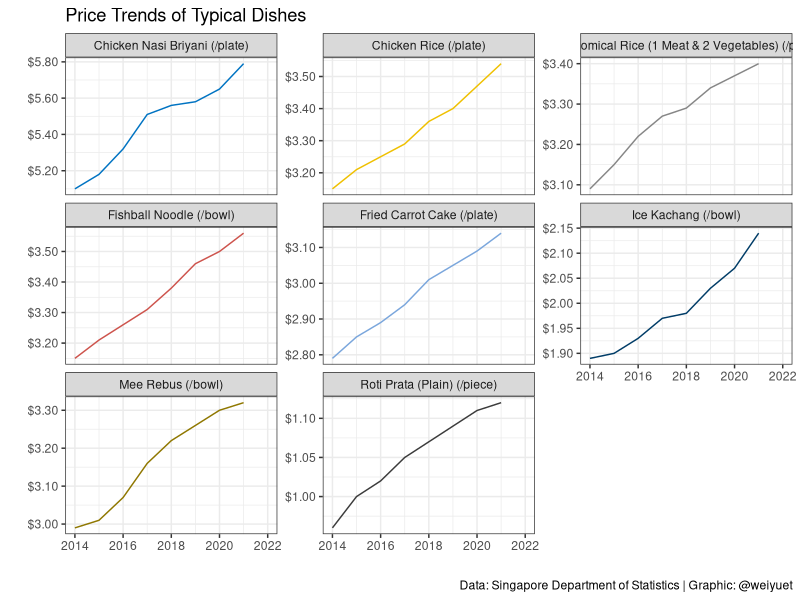
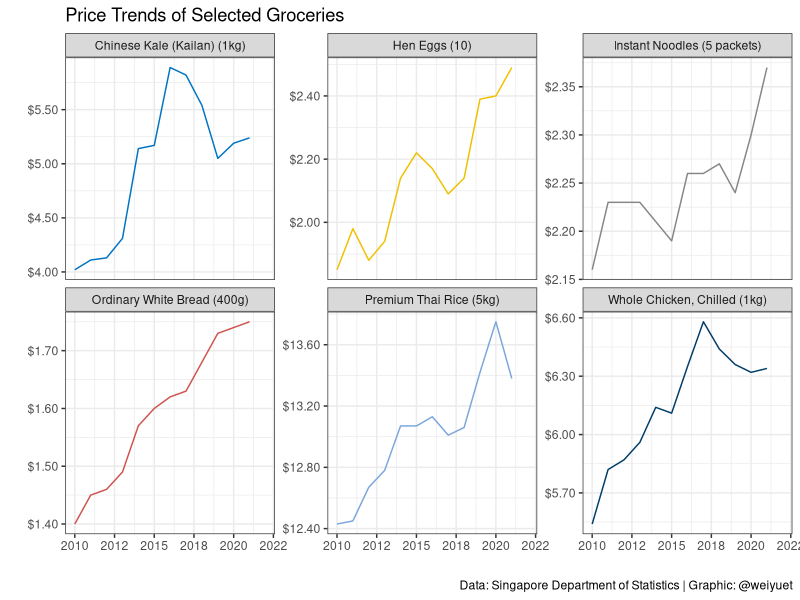
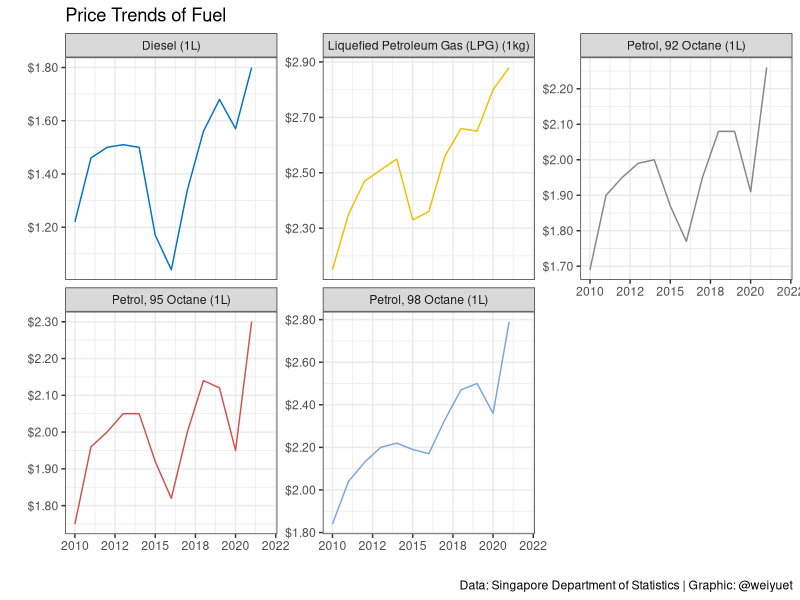
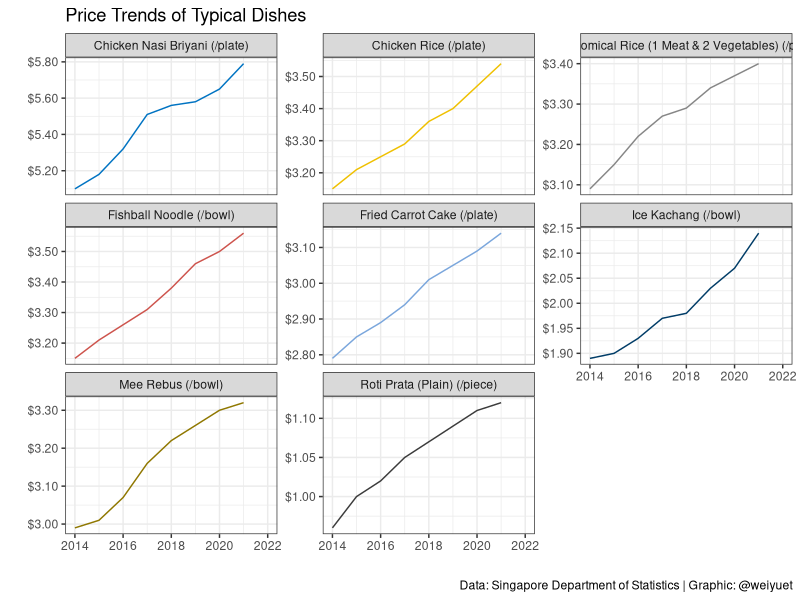
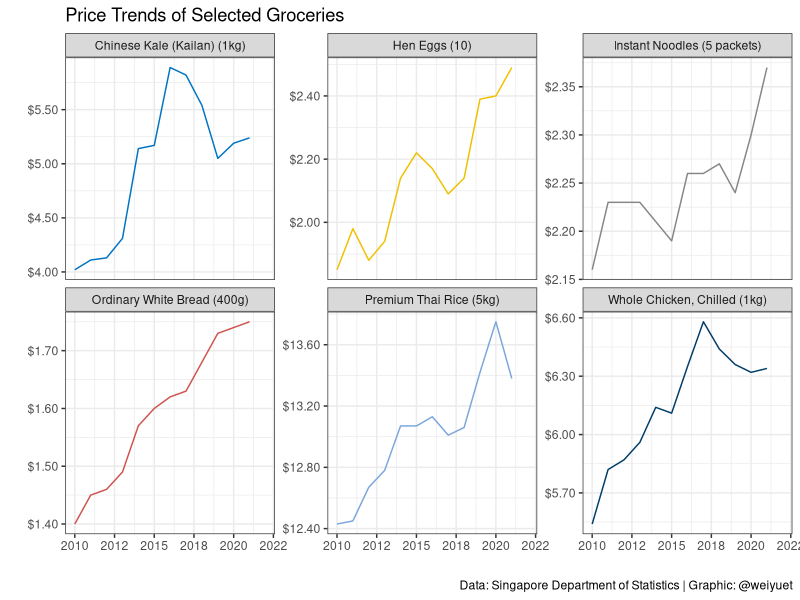
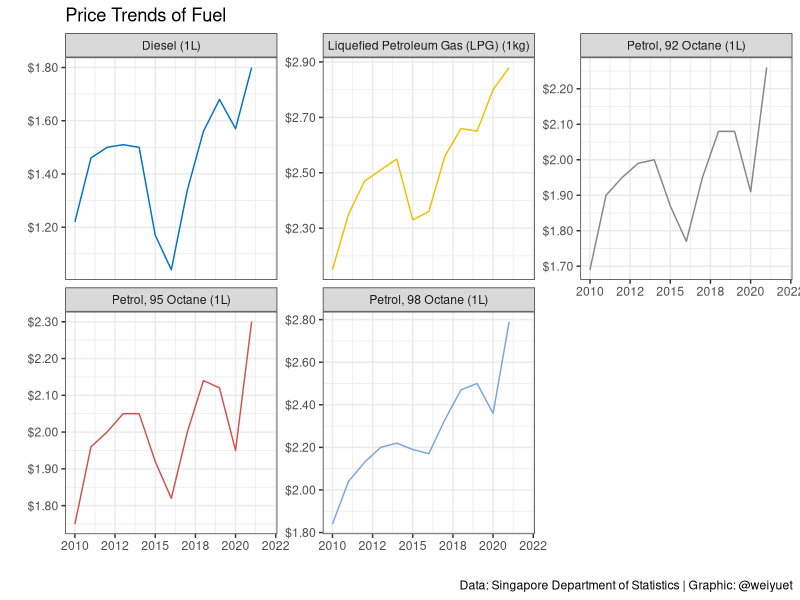

Reproduce these figures in R, in order.
# Setup
library(tidyverse)
library(scales)
library(ggsci)

raw_prices <- read_csv("data/retail-prices-consumer-items/M212951-table.csv", skip = 10)

# Wrangle
# Remove bottom rows
prices <- raw_prices[-c(70:86), ]

# Rename item column
prices <- prices %>% 
  rename(item = `Data Series`)

# Convert character columns to numeric
prices <- prices %>%
  mutate(across(10:13, as.numeric))

# Change to tidy format
tidy_prices <- prices %>%
  pivot_longer(2:13,
               names_to = "year",
               values_to = "price")

# Change year to numeric
tidy_prices$year <- as.numeric(as.character(tidy_prices$year))

# Visualize
# Price of typical dishes
items_selected <- c("Fishball Noodle (Per Bowl)", "Mee Rebus (Per Bowl)", "Chicken Rice (Per Plate)", "Chicken Nasi Briyani (Per Plate)", "Economical Rice (1 Meat & 2 Vegetables) (Per Plate)", "Roti Prata (Plain) (Per Piece)", "Fried Carrot Cake (Per Plate)", "Ice Kachang (Per Bowl)")

tidy_prices %>% 
  filter(item %in% items_selected) %>%
  mutate(item = case_when(item == "Fishball Noodle (Per Bowl)" ~ "Fishball Noodle (/bowl)",
                          item == "Mee Rebus (Per Bowl)" ~ "Mee Rebus (/bowl)",
                          item == "Chicken Rice (Per Plate)" ~ "Chicken Rice (/plate)",
                          item == "Chicken Nasi Briyani (Per Plate)" ~ "Chicken Nasi Briyani (/plate)",
                          item == "Economical Rice (1 Meat & 2 Vegetables) (Per Plate)" ~ "Economical Rice (1 Meat & 2 Vegetables) (/plate)",
                          item == "Roti Prata (Plain) (Per Piece)" ~ "Roti Prata (Plain) (/piece)",
                          item == "Fried Carrot Cake (Per Plate)" ~ "Fried Carrot Cake (/plate)",
                          item == "Ice Kachang (Per Bowl)" ~ "Ice Kachang (/bowl)")) %>% 
  ggplot(aes(x = year, y = price, colour = item)) +
  geom_line(show.legend = FALSE) +
  facet_wrap(~item, scales = "free_y") +
  scale_x_continuous(limits = c(2014, 2022)) +
  scale_y_continuous(labels = label_number(prefix = "$",
                                           accuracy = 0.01)) +
  scale_colour_jco() +
  theme_bw() +
  labs(x = "", y = "",
       title = "Price Trends of Typical Dishes",
       caption = "Data: Singapore Department of Statistics | Graphic: @weiyuet")

# Save image
ggsave("figures/price-typical-dishes.png", width = 7, height = 7)

# Price of selected household groceries
items_selected <- c("Premium Thai Rice (Per 5 Kilogram)", "Ordinary White Bread (Per 400 Gram)", "Instant Noodles (Per 5 Packets)", "Whole Chicken, Chilled (Per Kilogram)", "Hen Eggs (Per 10)", "Chinese Kale (Kailan) (Per Kilogram)")

tidy_prices %>% 
  filter(item %in% items_selected) %>%
  mutate(item = case_when(item == "Premium Thai Rice (Per 5 Kilogram)" ~ "Premium Thai Rice (5kg)",
                          item == "Ordinary White Bread (Per 400 Gram)" ~ "Ordinary White Bread (400g)",
                          item == "Instant Noodles (Per 5 Packets)" ~ "Instant Noodles (5 packets)",
                          item == "Whole Chicken, Chilled (Per Kilogram)" ~ "Whole Chicken, Chilled (1kg)",
                          item == "Hen Eggs (Per 10)" ~ "Hen Eggs (10)",
                          item == "Chinese Kale (Kailan) (Per Kilogram)" ~ "Chinese Kale (Kailan) (1kg)")) %>% 
  ggplot(aes(x = year, y = price, colour = item)) +
  geom_line(show.legend = FALSE) +
  facet_wrap(~item, scales = "free_y") +
  scale_x_continuous(limits = c(2010, 2022),
                     labels = label_number(accuracy = 1,
                                           big.mark = "")) +
  scale_y_continuous(labels = label_number(prefix = "$",
                                           accuracy = 0.01)) +
  scale_colour_jco() +
  theme_bw() +
  labs(x = "", y = "",
       title = "Price Trends of Selected Groceries",
       caption = "Data: Singapore Department of Statistics | Graphic: @weiyuet")

# Save image
ggsave("figures/price-household-groceries.png", width = 7, height = 5)

# Price of fuel
items_selected <- c("Diesel (Per Litre)", "Petrol, 98 Octane (Per Litre)", "Petrol, 95 Octane (Per Litre)", "Petrol, 92 Octane (Per Litre)", "Liquefied Petroleum Gas (LPG) (Per Kilogram)")

tidy_prices %>% 
  filter(item %in% items_selected) %>%
  mutate(item = case_when(item == "Diesel (Per Litre)" ~ "Diesel (1L)",
                          item == "Petrol, 98 Octane (Per Litre)" ~ "Petrol, 98 Octane (1L)",
                          item == "Petrol, 95 Octane (Per Litre)" ~ "Petrol, 95 Octane (1L)",
                          item == "Petrol, 92 Octane (Per Litre)" ~ "Petrol, 92 Octane (1L)",
                          item == "Liquefied Petroleum Gas (LPG) (Per Kilogram)" ~ "Liquefied Petroleum Gas (LPG) (1kg)")) %>% 
  ggplot(aes(x = year, y = price, colour = item)) +
  geom_line(show.legend = FALSE) +
  facet_wrap(~item, scales = "free_y") +
  scale_x_continuous(limits = c(2010, 2022),
                     labels = label_number(accuracy = 1,
                                           big.mark = "")) +
  scale_y_continuous(labels = label_number(prefix = "$",
                                           accuracy = 0.01)) +
  scale_colour_jco() +
  theme_bw() +
  labs(x = "", y = "",
       title = "Price Trends of Fuel",
       caption = "Data: Singapore Department of Statistics | Graphic: @weiyuet")

# Save image
ggsave("figures/price-fuel.png", width = 7, height = 5)
